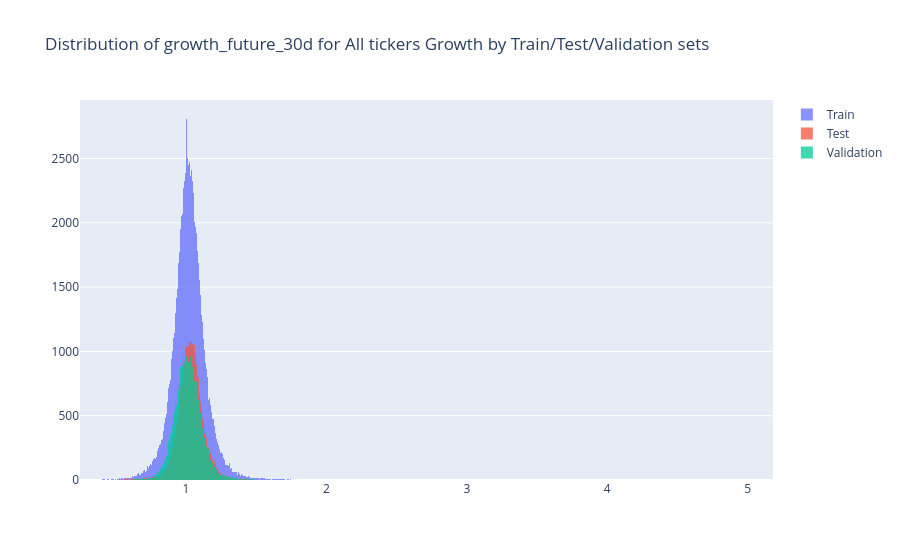

Notebook code for this chart:
### Code cell
# HIST ON ALL DATA Train/Test/Validation
# there are some outliers and hard co compare the distributions


# Plot the data
fig = go.Figure()

# Add histograms for each split
fig.add_trace(go.Histogram(x=df_with_dummies[df_with_dummies.split=='train']['growth_future_30d'], name='Train', opacity=0.75))
fig.add_trace(go.Histogram(x=df_with_dummies[df_with_dummies.split=='test']['growth_future_30d'], name='Test', opacity=0.75))
fig.add_trace(go.Histogram(x=df_with_dummies[df_with_dummies.split=='validation']['growth_future_30d'], name='Validation', opacity=0.75))

fig.update_layout(barmode='overlay', title='Distribution of growth_future_30d for All tickers Growth by Train/Test/Validation sets')
fig.update_traces(opacity=0.75)

fig.show()

### Figure 1 — Plotly figure (JSON) as saved in the notebook; plotly's stock layout.template omitted (floating-point values rounded to 4 significant figures; data arrays with more than 128 entries replaced by an {"elided": "..."} marker saying what was removed)
{"data": [{"name": "Train", "opacity": 0.75, "type": "histogram", "x": {"elided": "115144 float values"}}, {"name": "Test", "opacity": 0.75, "type": "histogram", "x": {"elided": "41893 float values"}}, {"name": "Validation", "opacity": 0.75, "type": "histogram", "x": {"elided": "42888 float values"}}], "layout": {"barmode": "overlay", "title": {"text": "Distribution of growth_future_30d for All tickers Growth by Train/Test/Validation sets"}}}
